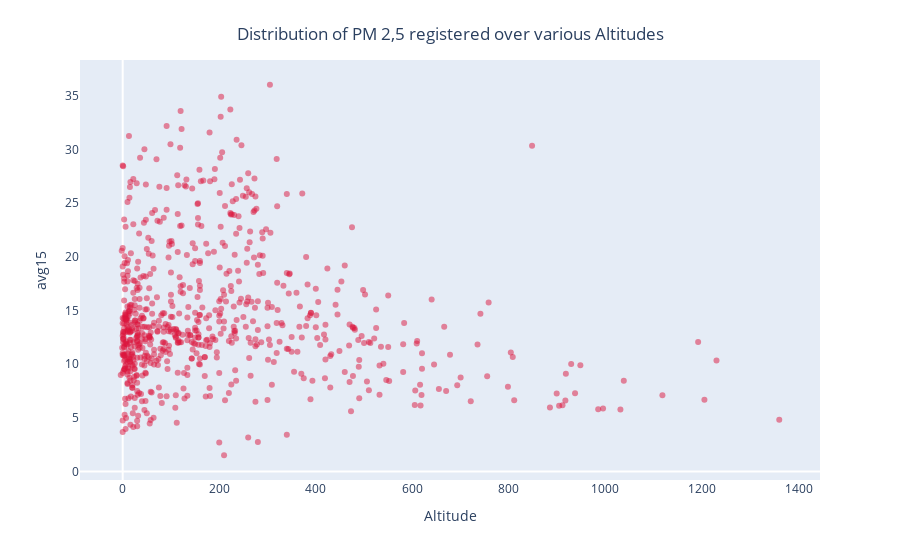

The code cell stored with this chart in its notebook:
### Markdown cell above
**There is a week negative correlation**

**The scatter plot is going to confirm the same**

Here is I used the **scatter** function of Plotly express

### Code cell
fig = px.scatter(data_frame = df_air_quality, y="avg15", x="Altitude")
fig.update_layout(
    title={
        'text': "Distribution of PM 2,5 registered over various Altitudes",
        'y':0.95,
        'x':0.5,
        'xanchor': 'center',
        'yanchor': 'top'})
fig.update_traces(marker=dict(color="crimson"))
fig.update_traces(marker={"opacity": 0.5})  # Thus we see which combination of PM 2,5 and Altitude values exists the most
fig.update_xaxes(showgrid=False)
fig.update_yaxes(showgrid=False)
fig.show()

### Figure 1 — Plotly figure (JSON) as saved in the notebook; plotly's stock layout.template omitted (floating-point values rounded to 4 significant figures; data arrays with more than 128 entries replaced by an {"elided": "..."} marker saying what was removed)
{"data": [{"hovertemplate": "Altitude=%{x}<br>avg15=%{y}<extra></extra>", "legendgroup": "", "marker": {"color": "crimson", "opacity": 0.5, "symbol": "circle"}, "mode": "markers", "name": "", "orientation": "v", "showlegend": false, "type": "scatter", "x": {"elided": "710 float values"}, "xaxis": "x", "y": {"elided": "710 float values"}, "yaxis": "y"}], "layout": {"legend": {"tracegroupgap": 0}, "margin": {"t": 60}, "title": {"text": "Distribution of PM 2,5 registered over various Altitudes", "x": 0.5, "xanchor": "center", "y": 0.95, "yanchor": "top"}, "xaxis": {"anchor": "y", "domain": [0, 1], "showgrid": false, "title": {"text": "Altitude"}}, "yaxis": {"anchor": "x", "domain": [0, 1], "showgrid": false, "title": {"text": "avg15"}}}}
